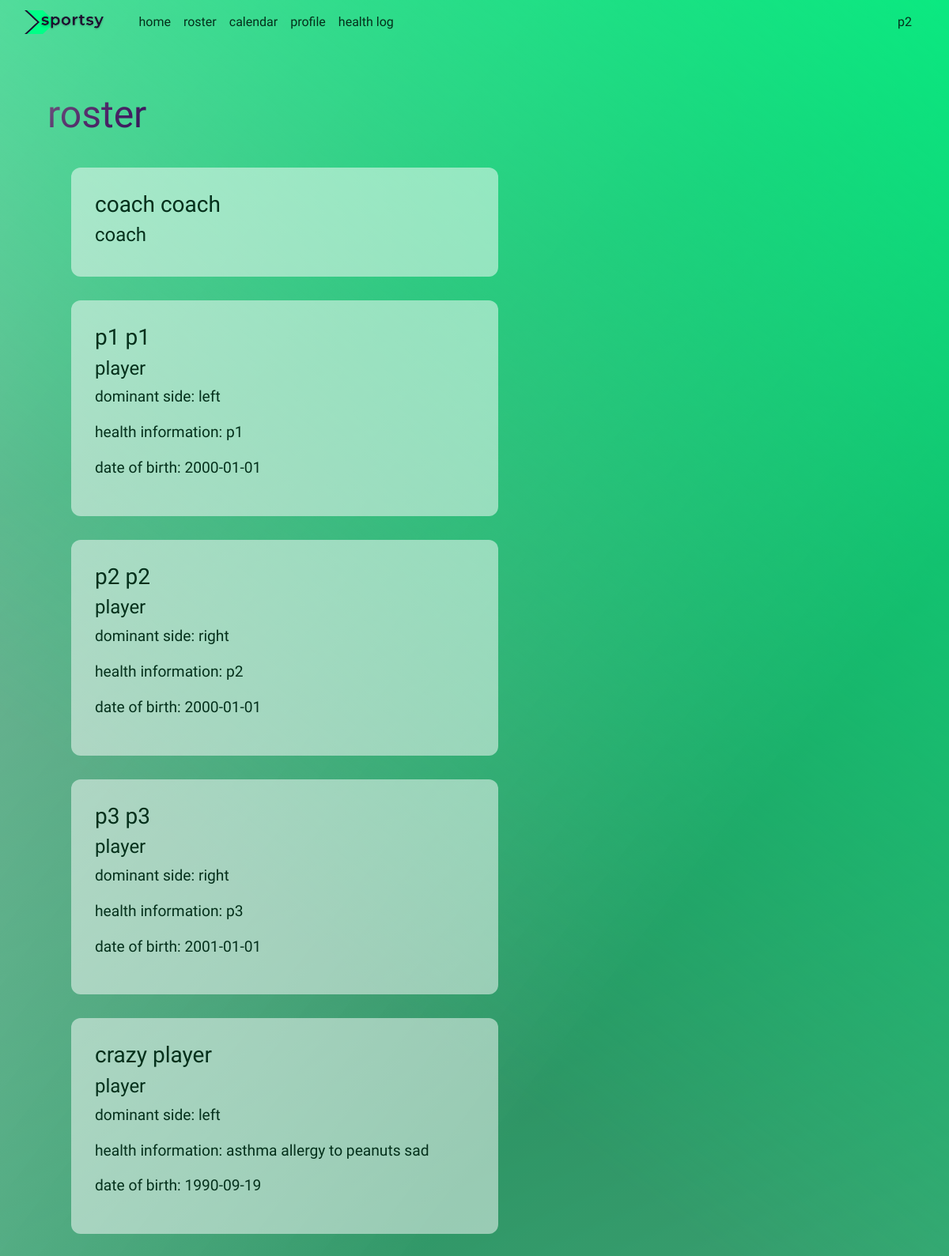
Page /roster (signed in) on the committed database.
### main.py (models this page shows, shortened)
class User(db.Model, UserMixin):
    __tablename__='users'
    id = db.Column(db.Integer, primary_key=True,autoincrement=True)
    fname=db.Column(db.String(20))
    lname=db.Column(db.String(20))
    email=db.Column(db.String(20))
    password_hash=db.Column(db.String(128))
    dob = db.Column(db.Date)
    pb = db.Column(db.String(20))
    healthinfo=db.Column(db.String(100))
    dom_side = db.Column(db.String(5))
    coach_or_player=db.Column(db.String(6))
    team_code = db.Column(db.Integer)

### main.py (the view, shortened to what this page needs)
@app.route('/roster', methods = ['GET','POST'])
def roster():
    form=CodeReceiver()
    if current_user.team_code == None and current_user.coach_or_player == 'coach':
        current_user.team_code = generate_team_code()
        db.session.commit()
    elif current_user.team_code == None and current_user.coach_or_player == 'player':
        users=None
    if not current_user.is_authenticated:
        return redirect(url_for('login'))
    users = User.query.filter_by(team_code=current_user.team_code).all()
    return render_template('roster.html', form=form, users=users)

### main.py (called while the page is built)
@login_manager.user_loader
def load_user(user_id):
    return User.query.get(int(user_id))

### templates/roster.html (shortened to what this page needs)
{% extends 'base.html' %}
{% block body %}
<div id="roster">
    {% if current_user.team_code == None %}
    <form id="roster-form" action="{{ url_for('roster') }}" method = "POST">
        {{ form.hidden_tag() }}
        <h2 class="subtitle">join your team!</h2>
        <div class="form-group">
            <label for="inputCode">team code</label>
            {{ form.code(class="form-control", placeholder="team code...", id="inputCode") }}
        </div>
        <div class="form-group">
            {{ form.code_submit(id="submit", class="btn", value="submit") }}
        </div>
    </form>
    {% else %}
        <div id="roster-roster">
            <h1 class='subtitle'>roster</h1>
            {% for user in users %}
            <div class='roster-player-info'>
                <h3>{{ user.fname }} {{ user.lname }}</h3>
                <h4>{{ user.coach_or_player }}</h4>
                {% if user.coach_or_player == 'player' %}
                    <p>dominant side: {{ user.dom_side }}</p>
                    <p>health information: {{ user.healthinfo }}</p>
                    <p>date of birth: {{ user.dob }}</p>
                {% endif %}
            </div>
        {% endfor %}
        </div>
    {% endif %}
</div>
{% endblock %}

### templates/base.html (shortened to what this page needs)
<!DOCTYPE html>
<html lang="en" style = 'background-image: url('/static/img/sportsy_bg.png')'>
<head>
    <link rel="stylesheet" href="https://cdn.jsdelivr.net/npm/bootstrap@4.3.1/dist/css/bootstrap.min.css">
    <link rel="stylesheet" href="{{ url_for('static', filename='css/style.css') }}">
</head>
<body>
  <nav class="navbar sticky-top navbar-expand-sm">
          <div class="container-fluid">
              <a class="nav-logo" href="{{ url_for('index') }}">
                    <img class = "nav-logo"  src="{{ url_for('static', filename='/img/logo.png') }}">
              </a>
              <div class="collapse navbar-collapse" id="navbarID">
                <div class="navbar-nav">
                      <a class="nav-link active" aria-current="page" href="{{ url_for('index') }}">home</a>
                      <a class="nav-link active" aria-current="page" href="{{ url_for('roster') }}">roster</a>
                      <a class="nav-link active" aria-current="page" href="{{ url_for('calendar') }}">calendar</a>
                      <a class="nav-link active" aria-current="page" href="{{ url_for('profile') }}">profile</a>
                      <a class="nav-link active" aria-current="page" href="{{ url_for('log') }}">health log</a>
                  </div>
              </div>
            {% if not current_user.is_authenticated %}
                 <a class="nav-link active" aria-current="page" href="{{ url_for('login') }}">login</a>
            {% else %}
                <a class="nav-link active" aria-current="page" href="{{ url_for('profile') }}">{{ current_user.fname }}</a>
            {% endif %}
          </div>
      </nav>
  {% block body %}{% endblock %}
</body>
</html>

### static/css/style.css (style rules this page uses)
html { height: 100vh; color: #04301B; scroll-behavior: smooth; }
body { font-family: 'Montserrat', sans-serif !important; min-height: 100vh; margin: 0; background: linear-gradient( 217deg, rgba(0, 255, 135, 0.8), rgba(255, 0, 0, 0) 70.71% ), linear-gradient(127deg, rgba(177, 255, 220, 0.616), rgba(0, 131, 70, 0.75) 70.71%), linear-gradient(336deg, rgba(219, 245, 233, 0.516), rgba(4, 48, 27, 0.73) 70.71%); background-size: 100% 100%, cover; background-repeat: repeat-y; padding: 0% }
a { color: rgb(4, 48, 27); }
.nav-logo { height: 30px; width: 102.4px; margin-right: 3%; transition: transform .2s; }
nav { background: transparent; }
nav a { color:rgb(4, 48, 27); }
.subtitle { font-size: 300%; text-align: left; background-image: linear-gradient( -225deg, #715a7f 0%, #51296a 29%, #290d52 67%, rgb(119, 94, 131) 100% ); background-size: auto auto; background-clip: border-box; background-size: 200% auto; color: #fff; background-clip: text; text-fill-color: transparent; -webkit-background-clip: text; -webkit-text-fill-color: transparent; animation: textclip 5s linear infinite; display: inline-block; }
#roster { display:flex; }
.roster-player-info { background: rgba(255, 255, 255, 0.5); border-radius: 12px; margin: 5%; color:rgb(4, 48, 27); padding: 5%; }
#roster-roster { margin: 5%; width: 50%; }
.roster-player-info p { font-size: 120%; }

### rows in the picture
User: fname "p2", lname "p2", coach_or_player "player", dom_side "right", healthinfo "p2", dob "2000-01-01"
User: fname "coach", lname "coach", coach_or_player "coach"
User: fname "p1", lname "p1", coach_or_player "player", dom_side "left", healthinfo "p1", dob "2000-01-01"
User: fname "p3", lname "p3", coach_or_player "player", dom_side "right", healthinfo "p3", dob "2001-01-01"
User: fname "crazy", lname "player", coach_or_player "player", dom_side "left", healthinfo "asthma allergy to peanuts sad", dob "1990-09-19"
